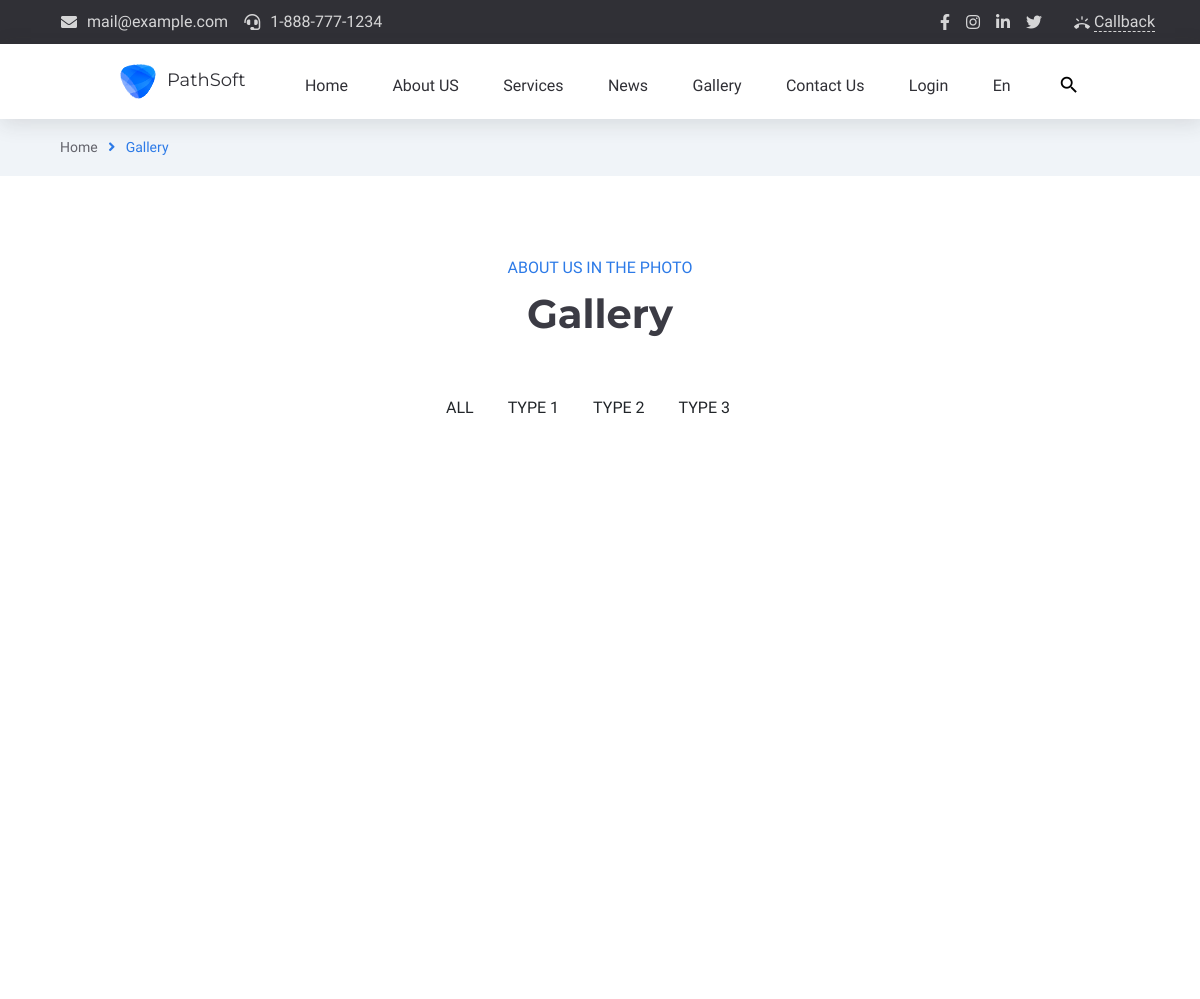
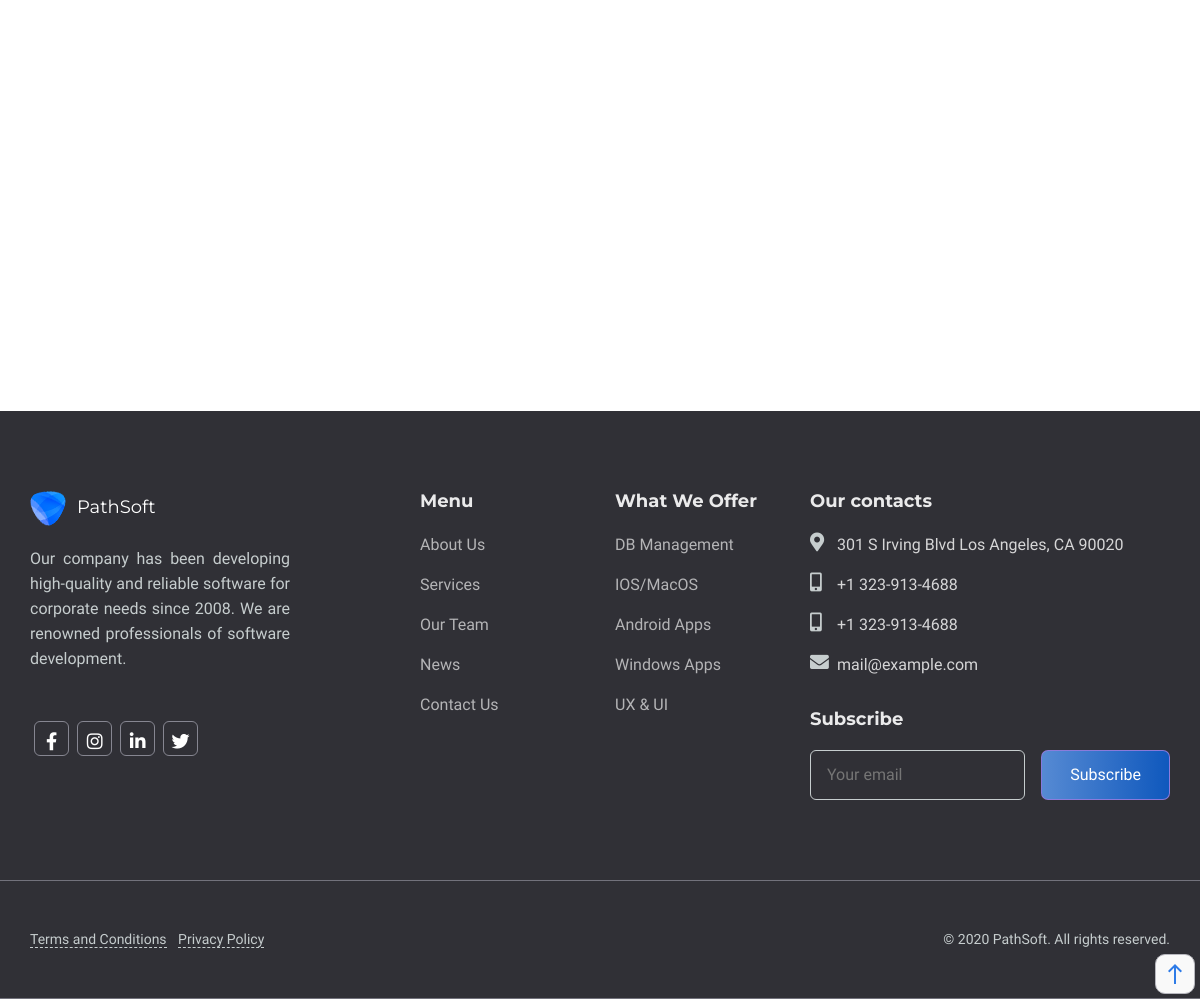
The page /gallery on the database its author committed (2 pictures, top to bottom).
### app/models.py (models this page shows)
class HeaderContact(db.Model):
    id=db.Column(db.Integer,primary_key=True)
    hc_content=db.Column(db.String(255))
    hc_icon_class=db.Column(db.String(255))
    hc_url=db.Column(db.String(255))

class HeaderSocialIcon(db.Model):
    id=db.Column(db.Integer,primary_key=True)
    hsi_name=db.Column(db.String(255))
    hsi_css_class=db.Column(db.String(255))
    hsi_url=db.Column(db.String(255))

class MeniuLogo(db.Model):
    id=db.Column(db.Integer,primary_key=True)
    logo_title=db.Column(db.String(255))
    logo_url=db.Column(db.String(255))
    logo_alt=db.Column(db.String(255))
    logo_img=db.Column(db.String(255))

class MeniuName(db.Model):
    id=db.Column(db.Integer,primary_key=True)
    meniu_title=db.Column(db.String(255))
    meniu_url=db.Column(db.String(255))
    meniu_icon=db.Column(db.String(255))

class GalleryHeading(db.Model):
    id=db.Column(db.Integer,primary_key=True)
    gallery_subheding=db.Column(db.String(255))
    gallery_heading=db.Column(db.String(255))

class GalleryMenu(db.Model):
    id=db.Column(db.Integer,primary_key=True)
    gallery_menu=db.Column(db.String(255))

class FooterCompanyInfo(db.Model):
    id=db.Column(db.Integer,primary_key=True)
    company_info=db.Column(db.String(255))

class FooterSocialIcon(db.Model):
    id=db.Column(db.Integer,primary_key=True)
    footer_si_name=db.Column(db.String(255))
    footer_si_class=db.Column(db.String(255))
    footer_si_link=db.Column(db.String(255))

class FooterMenu(db.Model):
    id=db.Column(db.Integer,primary_key=True)
    ft_menu_name=db.Column(db.String(255))
    ft_menu_link=db.Column(db.String(255))

class FooterOffer(db.Model):
    id=db.Column(db.Integer,primary_key=True)
    offer=db.Column(db.String(255))
    offer_link=db.Column(db.String(255))

class FooterContact(db.Model):
    id=db.Column(db.Integer,primary_key=True)
    footer_contact_name=db.Column(db.String(255))
    footer_contact_icon=db.Column(db.String(255))
    footer_contact_link=db.Column(db.String(255))

### main/routes.py (the view)
@app.route("/gallery")
def gallery_index():
    header_contacts=HeaderContact.query.all()
    headersocial_icons=HeaderSocialIcon.query.all()
    logos=MeniuLogo.query.all()
    meniu_names=MeniuName.query.all()
    galleryheadings=GalleryHeading.query.all()
    gallerymenus=GalleryMenu.query.all()
    company_info_footers=FooterCompanyInfo.query.all()
    footer_social_icons=FooterSocialIcon.query.all()
    footer_menus=FooterMenu.query.all()
    footer_offers=FooterOffer.query.all()
    footer_contacts=FooterContact.query.all()
    galleryboxs=GalleryBox.query.all()
    return render_template("main/gallery.html",gallerymenus=gallerymenus, galleryheadings=galleryheadings, galleryboxs=galleryboxs, company_info_footers=company_info_footers ,footer_social_icons=footer_social_icons ,footer_menus=footer_menus ,footer_offers=footer_offers ,footer_contacts=footer_contacts , header_contacts=header_contacts, headersocial_icons=headersocial_icons, logos=logos, meniu_names=meniu_names)

### app/templates/main/gallery.html (shortened to what this page needs)
{% extends "main/base.html" %}{% block contentmain %}
<section id="crumbs">
    <div class="container crumbs-bread">
        <div class="row align-items-center justify-content-between">
            <div class="col-auto">
                <div class="crumbs-info">
                    <span class="crumbs-home"><a href="/">Home</a></span> <i class="fas fa-angle-right"></i>
                    <span class="crumbs-about">Gallery</span>
                </div>
            </div>
        </div>
    </div>
</section>
<section id="gallery">
    <div class="container section-padding">
        <div class="row">
            <div class="col-12">
                {% for galleryheading in galleryheadings %}
                <div class="section-heading">
                    <span class="section-heading-span">{{galleryheading.gallery_subheding}}</span>
                    <h2 class="section-heading-h2">{{galleryheading.gallery_heading}}</h2>
                </div>
                {% endfor %}
            </div>
            <div class="col-12">
                <div class="section-nav">
                    <ul class="section-nav-list d-flex gallery-nav-list">
                        {% for gallerymenu in gallerymenus %}
                        <li>{{gallerymenu.gallery_menu}}</li>
                        {% endfor %}
                    </ul>
                </div>
            </div>
        </div>
        <div class="row justify-content-center ">
        </div>
    </div>
</section>
{% endblock %}

### app/templates/main/base.html (shortened to what this page needs)
<!doctype html>
<html lang="en">
<head>
    <link rel="stylesheet" href="https://cdnjs.cloudflare.com/ajax/libs/font-awesome/5.15.3/css/all.min.css"
 />
    <link rel="stylesheet" href="https://cdn.jsdelivr.net/npm/bootstrap-icons@1.4.1/font/bootstrap-icons.css">
    <link rel="stylesheet" href="https://stackpath.bootstrapcdn.com/bootstrap/4.3.1/css/bootstrap.min.css"
>
    <link rel="stylesheet" href="/static/main/css/style.css">
    <link rel="stylesheet" href="/static/main/css/about.css">
    <link rel="stylesheet" href="/static/main/css/blog.css">
    <link rel="stylesheet" href="/static/main/css/contact.css">
    <link rel="stylesheet" href="/static/main/css/login.css">
    <link rel="stylesheet" href="/static/main/css/gallery.css">
    <link rel="stylesheet" href="/static/main/css/blogitem.css">
    <link rel="stylesheet" href="/static/main/css/testimonials.css">
    <link rel="stylesheet" href="/static/main/css/animation.css">
</head>
<body>
    <nav id="header-contact">
        <div class="container con">
            <div class="row align-items-center justify-content-between">
                <div class="col-auto">
                    <ul class="header-top-info align-items-center justify-content-between d-flex">
                        {% for header_contact in header_contacts %}
                        <li>
                            <a href="{{header_contact.hc_url}}">
                                <i class="{{header_contact.hc_icon_class}}"></i>
                                <span>{{header_contact.hc_content}}</span>
                            </a>
                        </li>
                        {% endfor %}
                    </ul>
                </div>
                <div class="col-auto">
                    <div class="header-top-links align-items-center justify-content-between d-flex ">
                        <ul class="social-links">
                            {% for headersocial_icon in headersocial_icons %}
                            <li>
                                <a href="{{headersocial_icon.hsi_url}}"><i
                                        class="{{headersocial_icon.hsi_css_class}}"></i></a>
                            </li>
                            {% endfor %}
                        </ul>
                        <div class="header-top-btn">
                            <a href="#" class="header-call-back-link">
                                <i class="material-icons">ring_volume</i>
                                <span>Callback</span>
                            </a>
                        </div>
                    </div>
                </div>
            </div>
        </div>
    </nav>
    <section id="meniu-bar" class="sticky-menu">
        <div class="meniu-nav">
            {% for logo in logos %}
            <div class="logo">
                <a href="{{logo.logo_url}}"><img src="/static/uploads/{{logo.logo_img}}" alt="{{logo.logo_alt}}">
                    <span>{{logo.logo_title}}</span>
                </a>
            </div>
            {% endfor %}
            <div class="meniu-item">
                <ul>
                    {% for meniu_name in meniu_names %}
                    <li>
                        <a href="{{meniu_name.meniu_url}}" class="menu-list-to" data-title="{{meniu_name.meniu_title}}">
                            <span data-title="{{meniu_name.meniu_title}}"> {{meniu_name.meniu_title}}</span>
                            <i class="{{meniu_name.meniu_icon}}"></i>
                        </a>
                    </li>
                    {% endfor %}
                    <li class="menu-search">
                        <a href="http://">
                            <i class="material-icons md-22 header-search-ico-search">search</i></a>
                    </li>
                </ul>
            </div>
        </div>
    </section>
    {% block contentmain %}
    {% endblock %}
    <section id="footer">
        <div class="container section-padding">
            <div class="row">
                <div class="col-4">
                    <div class="footer-item">
                        {% for logo in logos %}
                        <div class="logo">
                            <a href="{{logo.logo_url}}"><img src="/static/uploads/{{logo.logo_img}}"
                                    alt="{{logo.logo_alt}}">
                                <span>{{logo.logo_title}}</span>
                            </a>
                        </div>
                        {% endfor %}
                        <div class="company-info">
                            {% for company_info_footer in company_info_footers %}
                            <p>{{company_info_footer.company_info}}</p>
                            {% endfor %}
                        </div>
                        <div class="company-sosial-media">
                            {% for footer_social_icon in footer_social_icons %}
                            <a href="{{footer_social_icon.footer_si_link}}">
                                <div class="company-sosial-icon" title="{{footer_social_icon.footer_si_name}}"><i
                                        class="{{footer_social_icon.footer_si_class}}"></i></div>
                            </a>
                            {% endfor %}
                        </div>
                    </div>
                </div>
                <div class="col-2">
                    <div class="company-menu">
                        <h4>Menu</h4>
                        <ul class="company-footer-meniu">
                            {% for footer_menu in footer_menus %}
                            <li>
                                <a href="{{footer_menu.ft_menu_link}}" class="menu-list-to footer-list-to"
                                    data-title="{{footer_menu.ft_menu_name}}">
                                    <span data-title="{{footer_menu.ft_menu_name}}">{{footer_menu.ft_menu_name}}</span>
                                </a>
                            </li>
                            {% endfor %}
                        </ul>
                    </div>
                </div>
                <div class="col-2">
                    <div class="company-menu">
                        <h4>What We Offer</h4>
                        <ul class="company-footer-meniu">
                            {% for footer_offer in footer_offers %}
                            <li>
                                <a href="{{footer_offer.offer_link}}" class="menu-list-to footer-list-to"
                                    data-title="{{footer_offer.offer}}">
                                    <span data-title="{{footer_offer.offer}}"> {{footer_offer.offer}}</span>
                                </a>
                            </li>
                            {% endfor %}
                        </ul>
                    </div>
                </div>
                <div class="col-4">
                    <div class="company-contacts">
                        <h4>Our contacts</h4>
                        <div class="company-contacts-item">
                            <ul class="footer-contact">
                                {% for footer_contact in footer_contacts %}
                                <li class="d-flex">
                                    <i class="{{footer_contact.footer_contact_icon}}"></i>
                                    <div class="footer-contact-info"> <a
                                            href="{{footer_contact.footer_contact_link}}">{{footer_contact.footer_contact_name}}</a>
                                    </div>
                                </li>
                                {% endfor %}
                            </ul>
                            <div class="company-contacts-form">
                                <h4>Subscribe</h4>
                                <div class="contacts-form">
                                    <form action="" class="d-flex">
                                        <input type="text" placeholder="Your email" name="mail" required
                                            class="form-email">
                                        <input type="submit" value="Subscribe" class="form-subscribe">
                                    </form>
                                </div>
                            </div>
                        </div>
                    </div>
                </div>
            </div>
        </div>
    </section>
    <section id="copyright">
        <div class="container copyright-padding">
            <div class="row">
                <div class="col-12">
                    <div class="copyright-item">
                        <div class="footer-links">
                            <a href="http://"><span class="conditions">Terms and Conditions</span> </a>
                            <a href="http://"><span class="privacy">Privacy Policy</span></a>
                        </div>
                        <div class="copyright-text">&#169 2020 PathSoft. All rights reserved.</div>
                    </div>
                </div>
            </div>
        </div>
    </section>
    <a href="#geriqayt" class="geriqayt"><i class="material-icons"> east</i></a>
</body>
</html>

### app/static/main/css/about.css (style rules this page uses)
#crumbs { background-color: #f0f4f8; }
.crumbs-bread { padding: 18px 0; }
.crumbs-info { font-size: 14px; margin:0 30px; }
.crumbs-home a { color: #63636b; }
.crumbs-info i { color: #2c7ae7; padding: 0px 7px; }
.crumbs-about { color: #2c7ae7; }

### app/static/main/css/blog.css (style rules this page uses)
ul { padding: 0; }
input { overflow: visible; }
[type="submit"]:not(:disabled), button:not(:disabled) { cursor: pointer; }
img { vertical-align: middle; border-style: none; }

### app/static/main/css/contact.css (style rules this page uses)
.section-heading { width: 100%; margin-bottom: 56px; text-align: center; }
.section-heading-span { font-size: 1rem; color: #2c7ae7; }
.section-heading-h2 { font-weight: 700; font-size: 2.5rem; margin: 0px; margin-top: 10px; font-family: Montserrat, sans-serif; color: #3b3b44; }

### app/static/main/css/gallery.css (style rules this page uses)
.section-nav { position: relative; margin-bottom: 3rem; margin-top: -0.3125rem; }
.section-nav-list { list-style: none; margin: 0; padding: 0.3125rem 0; align-items: center; justify-content: center; font-size: 1rem; text-transform: uppercase; width: 100%; overflow-x: auto; }
.section-nav-list li { cursor: pointer; padding: 2px 5px; margin-right: 1.5rem; white-space: nowrap; transition: all 0.25s; }

### rows shown on the page
HeaderContact: hc_content "mail@example.com"
HeaderContact: hc_content "1-888-777-1234"
MeniuLogo: logo_img (picture), logo_title "PathSoft"
MeniuName: meniu_title "Home"
MeniuName: meniu_title "About US"
MeniuName: meniu_title "Services"
MeniuName: meniu_title "News"
MeniuName: meniu_title "Gallery"
MeniuName: meniu_title "Contact Us"
MeniuName: meniu_title "Login"
MeniuName: meniu_title "En"
GalleryHeading: gallery_subheding "ABOUT US IN THE PHOTO", gallery_heading "Gallery"
GalleryMenu: gallery_menu "ALL"
GalleryMenu: gallery_menu "TYPE 1"
GalleryMenu: gallery_menu "TYPE 2"
GalleryMenu: gallery_menu "TYPE 3"
FooterCompanyInfo: company_info "Our company has been developing high-quality and reliable software for corporate needs since 2008. We are renowned professionals of software development."
FooterMenu: ft_menu_name "About Us"
FooterMenu: ft_menu_name "Services"
FooterMenu: ft_menu_name "Our Team"
FooterMenu: ft_menu_name "News"
FooterMenu: ft_menu_name "Contact Us"
FooterOffer: offer "DB Management"
FooterOffer: offer "IOS/MacOS"
FooterOffer: offer "Android Apps"
FooterOffer: offer "Windows Apps"
FooterOffer: offer "UX & UI"
FooterContact: footer_contact_name "301 S Irving Blvd Los Angeles, CA 90020"
FooterContact: footer_contact_name "+1 323-913-4688"
FooterContact: footer_contact_name "+1 323-913-4688"
FooterContact: footer_contact_name "mail@example.com"
